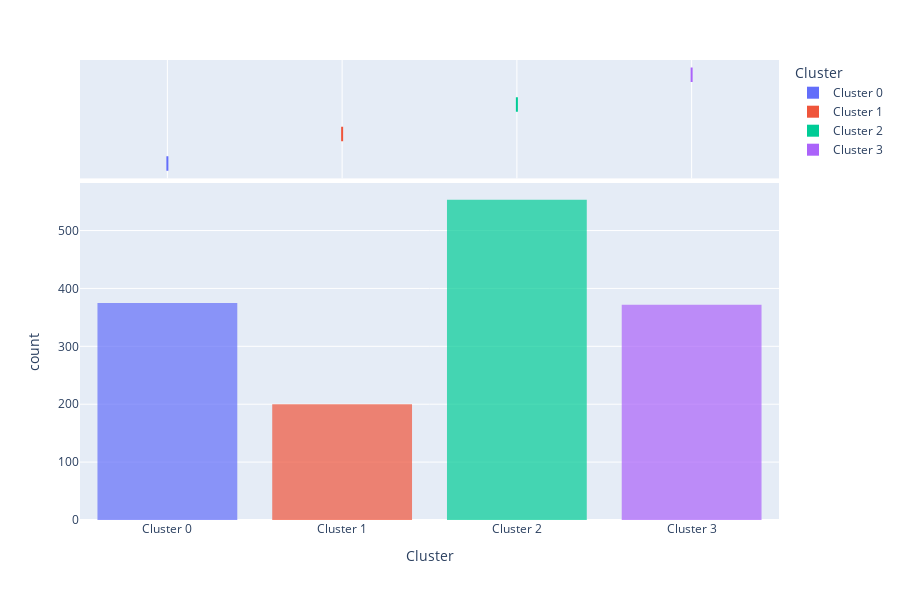

This figure's notebook cell:
### Code cell
pc.plot_model(kmeans, plot="distribution")

### Figure 1 — Plotly figure (JSON) as saved in the notebook; plotly's stock layout.template omitted (floating-point values rounded to 4 significant figures; data arrays with more than 128 entries replaced by an {"elided": "..."} marker saying what was removed)
{"data": [{"alignmentgroup": "True", "bingroup": "x", "hovertemplate": "Cluster=%{x}<br>count=%{y}<extra></extra>", "legendgroup": "Cluster 0", "marker": {"color": "#636efa", "opacity": 0.7, "pattern": {"shape": ""}}, "name": "Cluster 0", "offsetgroup": "Cluster 0", "orientation": "v", "showlegend": true, "type": "histogram", "x": {"elided": "375 str values"}, "xaxis": "x", "yaxis": "y"}, {"alignmentgroup": "True", "customdata": {"elided": "375x7 float values"}, "hovertemplate": "Cluster=%{x}<br>N=%{customdata[0]}<br>P=%{customdata[1]}<br>K=%{customdata[2]}<br>temperature=%{customdata[3]}<br>humidity=%{customdata[4]}<br>ph=%{customdata[5]}<br>rainfall=%{customdata[6]}<extra></extra>", "legendgroup": "Cluster 0", "marker": {"color": "#636efa"}, "name": "Cluster 0", "notched": true, "offsetgroup": "Cluster 0", "showlegend": false, "type": "box", "x": {"elided": "375 str values"}, "xaxis": "x2", "yaxis": "y2"}, {"alignmentgroup": "True", "bingroup": "x", "hovertemplate": "Cluster=%{x}<br>count=%{y}<extra></extra>", "legendgroup": "Cluster 1", "marker": {"color": "#EF553B", "opacity": 0.7, "pattern": {"shape": ""}}, "name": "Cluster 1", "offsetgroup": "Cluster 1", "orientation": "v", "showlegend": true, "type": "histogram", "x": {"elided": "200 str values"}, "xaxis": "x", "yaxis": "y"}, {"alignmentgroup": "True", "customdata": {"elided": "200x7 float values"}, "hovertemplate": "Cluster=%{x}<br>N=%{customdata[0]}<br>P=%{customdata[1]}<br>K=%{customdata[2]}<br>temperature=%{customdata[3]}<br>humidity=%{customdata[4]}<br>ph=%{customdata[5]}<br>rainfall=%{customdata[6]}<extra></extra>", "legendgroup": "Cluster 1", "marker": {"color": "#EF553B"}, "name": "Cluster 1", "notched": true, "offsetgroup": "Cluster 1", "showlegend": false, "type": "box", "x": {"elided": "200 str values"}, "xaxis": "x2", "yaxis": "y2"}, {"alignmentgroup": "True", "bingroup": "x", "hovertemplate": "Cluster=%{x}<br>count=%{y}<extra></extra>", "legendgroup": "Cluster 2", "marker": {"color": "#00cc96", "opacity": 0.7, "pattern": {"shape": ""}}, "name": "Cluster 2", "offsetgroup": "Cluster 2", "orientation": "v", "showlegend": true, "type": "histogram", "x": {"elided": "553 str values"}, "xaxis": "x", "yaxis": "y"}, {"alignmentgroup": "True", "customdata": {"elided": "553x7 float values"}, "hovertemplate": "Cluster=%{x}<br>N=%{customdata[0]}<br>P=%{customdata[1]}<br>K=%{customdata[2]}<br>temperature=%{customdata[3]}<br>humidity=%{customdata[4]}<br>ph=%{customdata[5]}<br>rainfall=%{customdata[6]}<extra></extra>", "legendgroup": "Cluster 2", "marker": {"color": "#00cc96"}, "name": "Cluster 2", "notched": true, "offsetgroup": "Cluster 2", "showlegend": false, "type": "box", "x": {"elided": "553 str values"}, "xaxis": "x2", "yaxis": "y2"}, {"alignmentgroup": "True", "bingroup": "x", "hovertemplate": "Cluster=%{x}<br>count=%{y}<extra></extra>", "legendgroup": "Cluster 3", "marker": {"color": "#ab63fa", "opacity": 0.7, "pattern": {"shape": ""}}, "name": "Cluster 3", "offsetgroup": "Cluster 3", "orientation": "v", "showlegend": true, "type": "histogram", "x": {"elided": "372 str values"}, "xaxis": "x", "yaxis": "y"}, {"alignmentgroup": "True", "customdata": {"elided": "372x7 float values"}, "hovertemplate": "Cluster=%{x}<br>N=%{customdata[0]}<br>P=%{customdata[1]}<br>K=%{customdata[2]}<br>temperature=%{customdata[3]}<br>humidity=%{customdata[4]}<br>ph=%{customdata[5]}<br>rainfall=%{customdata[6]}<extra></extra>", "legendgroup": "Cluster 3", "marker": {"color": "#ab63fa"}, "name": "Cluster 3", "notched": true, "offsetgroup": "Cluster 3", "showlegend": false, "type": "box", "x": {"elided": "372 str values"}, "xaxis": "x2", "yaxis": "y2"}], "layout": {"barmode": "relative", "height": 600, "legend": {"title": {"text": "Cluster"}, "tracegroupgap": 0}, "margin": {"t": 60}, "xaxis": {"anchor": "y", "categoryarray": ["Cluster 0", "Cluster 1", "Cluster 2", "Cluster 3"], "categoryorder": "array", "domain": [0, 1], "title": {"text": "Cluster"}}, "xaxis2": {"anchor": "y2", "domain": [0, 1], "matches": "x", "showgrid": true, "showticklabels": false}, "yaxis": {"anchor": "x", "domain": [0, 0.7326], "title": {"text": "count"}}, "yaxis2": {"anchor": "x2", "domain": [0.7426, 1], "matches": "y2", "showgrid": false, "showline": false, "showticklabels": false, "ticks": ""}}}
